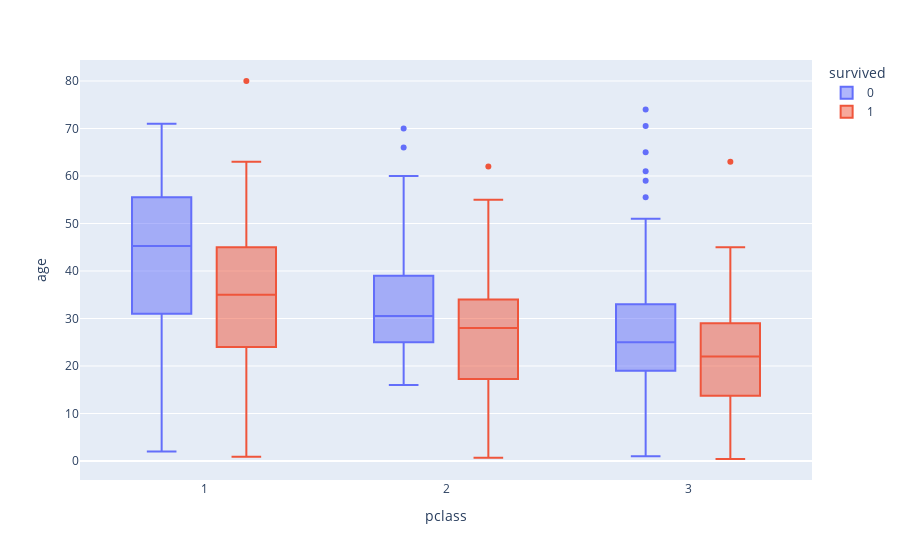

The notebook cell this image was saved under:
### Markdown cell above
### `pclass`별 `age` 분포 + `Survived` 추가

### Code cell
df.plot(x = "pclass", y = "age", kind = "box", backend = "plotly",
        color = "survived")

### Figure 1 — Plotly figure (JSON) as saved in the notebook; plotly's stock layout.template omitted (floating-point values rounded to 4 significant figures; data arrays with more than 128 entries replaced by an {"elided": "..."} marker saying what was removed)
{"data": [{"alignmentgroup": "True", "hovertemplate": "survived=0<br>pclass=%{x}<br>age=%{y}<extra></extra>", "legendgroup": "0", "marker": {"color": "#636efa"}, "name": "0", "notched": false, "offsetgroup": "0", "orientation": "v", "showlegend": true, "type": "box", "x": {"elided": "549 int values"}, "x0": " ", "xaxis": "x", "y": {"elided": "549 float values"}, "y0": " ", "yaxis": "y"}, {"alignmentgroup": "True", "hovertemplate": "survived=1<br>pclass=%{x}<br>age=%{y}<extra></extra>", "legendgroup": "1", "marker": {"color": "#EF553B"}, "name": "1", "notched": false, "offsetgroup": "1", "orientation": "v", "showlegend": true, "type": "box", "x": {"elided": "342 int values"}, "x0": " ", "xaxis": "x", "y": {"elided": "342 float values"}, "y0": " ", "yaxis": "y"}], "layout": {"autosize": true, "boxmode": "group", "legend": {"title": {"text": "survived"}, "tracegroupgap": 0}, "margin": {"t": 60}, "xaxis": {"anchor": "y", "autorange": true, "domain": [0, 1], "range": [0.4904, 3.51], "title": {"text": "pclass"}, "type": "linear"}, "yaxis": {"anchor": "x", "autorange": true, "domain": [0, 1], "range": [-4.001, 84.42], "title": {"text": "age"}, "type": "linear"}}}
